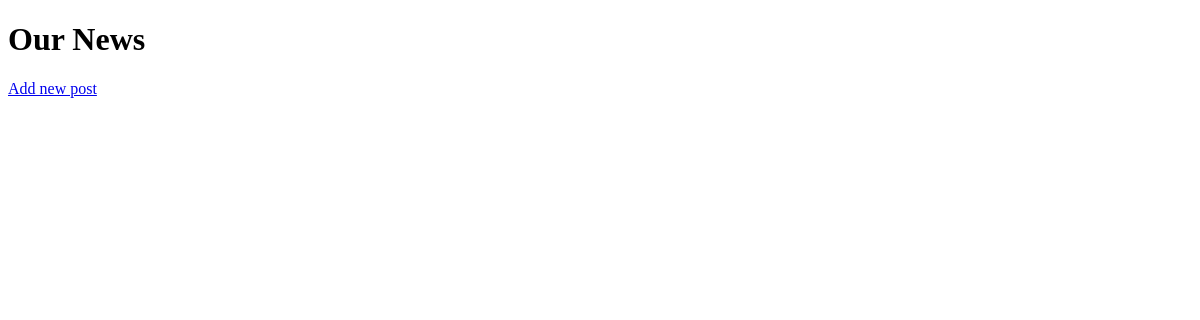
Before: / with the older database file.
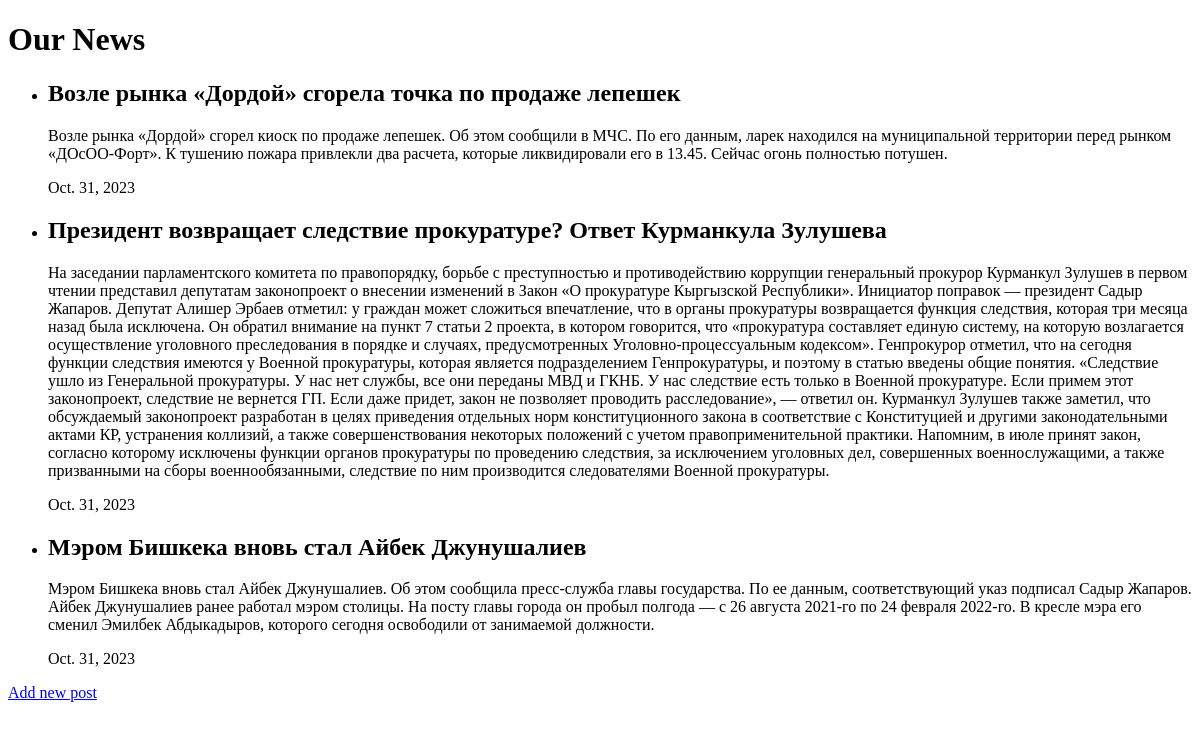
After: the same page with the newer database file.
### news/models.py (models this page shows, shortened)
class Post(models.Model):
    post_name = models.CharField(max_length=100, verbose_name='Enter your post name')
    post_text = models.TextField(verbose_name='Enter your post text')
    created_at = models.DateField(auto_now_add=True)
    class Meta:
        verbose_name = 'news post'
        verbose_name_plural = 'news posts'

### news/views.py (the view)
# urls.py: path('', PostView.as_view()),
class PostView(generic.ListView):
    template_name = 'news/news_list.html'
    queryset = Post.objects.filter().order_by('-id')
    def get_queryset(self):
        return Post.objects.filter().order_by('-id')

### templates/news/news_list.html (shortened to what this page needs)
<!DOCTYPE html>
<html lang="en">
<head>
</head>
<body>
    <h1>Our News</h1>
    <ul>
        {% for i in object_list %}
        <li>
            <h2>{{i.post_name}}</h2>
            <p>{{i.post_text}}</p>
            <p>
                <time>{{i.created_at}}</time>
            </p>
        </li>
        {% endfor %}
    </ul>
    <a href="/create_news/">Add new post</a>
</body>
</html>

Changed rows visible on the page:
added Post: post_name "Возле рынка «Дордой» сгорела точка по продаже лепешек", post_text "Возле рынка «Дордой» сгорел киоск по продаже лепешек. Об этом сообщили в МЧС. По его данным, ларек находился на муниципальной территории перед рынком «ДОсОО-Форт». К тушению пожара привлекли два расчета, которые ликвидировали его в 13.45. Сейчас огонь полностью потушен.", created_at "Oct. 31, 2023"
added Post: post_name "Президент возвращает следствие прокуратуре? Ответ Курманкула Зулушева", post_text "На заседании парламентского комитета по правопорядку, борьбе с преступностью и противодействию коррупции генеральный прокурор Курманкул Зулушев в первом чтении представил депутатам законопроект о внесении изменений в Закон «О прокуратуре Кыргызской Республики». Инициатор поправок — президент Садыр Жапаров. Депутат Алишер Эрбаев отметил: у граждан может сложиться впечатление, что в органы прокуратуры возвращается функция следствия, которая три месяца назад была исключена. Он обратил внимание на пункт 7 статьи 2 проекта, в котором говорится, что «прокуратура составляет единую систему, на которую возлагается осуществление уголовного преследования в порядке и случаях, предусмотренных…", created_at "Oct. 31, 2023"
added Post: post_name "Мэром Бишкека вновь стал Айбек Джунушалиев", post_text "Мэром Бишкека вновь стал Айбек Джунушалиев. Об этом сообщила пресс-служба главы государства. По ее данным, соответствующий указ подписал Садыр Жапаров. Айбек Джунушалиев ранее работал мэром столицы. На посту главы города он пробыл полгода — с 26 августа 2021-го по 24 февраля 2022-го. В кресле мэра его сменил Эмилбек Абдыкадыров, которого сегодня освободили от занимаемой должности.", created_at "Oct. 31, 2023"
